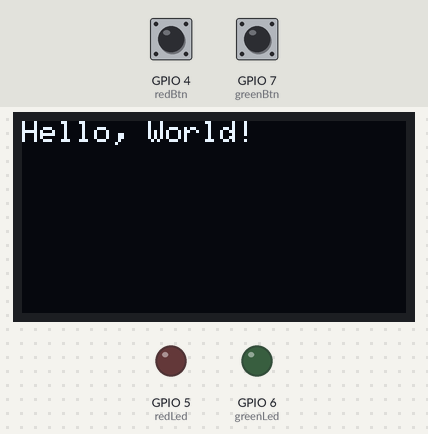
The program below on a simulated ESP32. Shown: 128×64 one-colour display, output pins drawn as LEDs (lit = HIGH). Dashed ring = blinking. The inputs (shaded band) are chosen by the test bench; at power-on: GPIO 4 (redBtn) HIGH, GPIO 7 (greenBtn) HIGH.

Above: at 1.2 s.
1.3 s: GPIO 4 (redBtn) pulled LOW for 1 s
At 2.5 s:
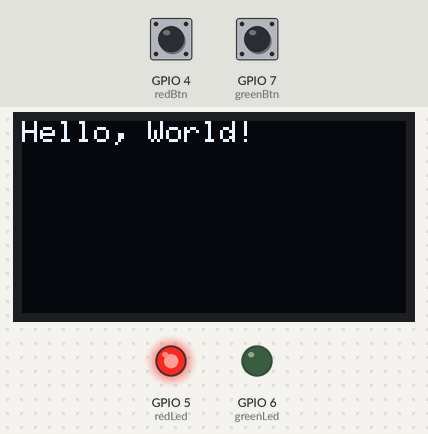
3.8 s: GPIO 7 (greenBtn) pulled LOW for 3.2 s
At 3.9 s:
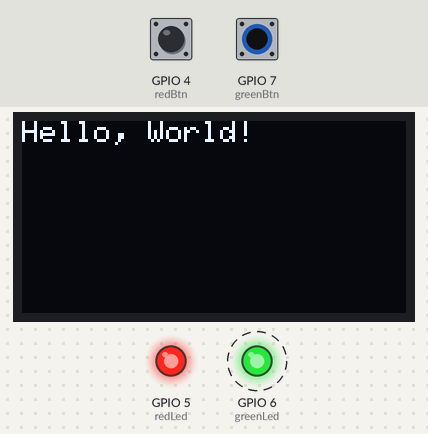
8.5 s: GPIO 7 (greenBtn) pulled LOW for 0.15 s
At 9.7 s:
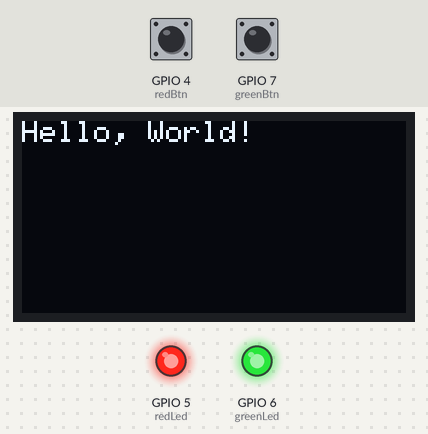
10.1 s: GPIO 4 (redBtn) pulled LOW for 0.15 s
At 11.0 s:
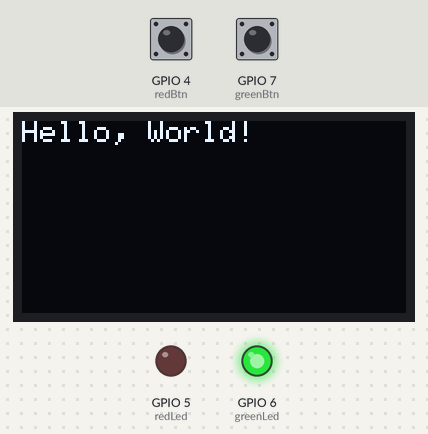
11.7 s: GPIO 4 (redBtn) pulled LOW for 3.2 s
At 11.8 s:
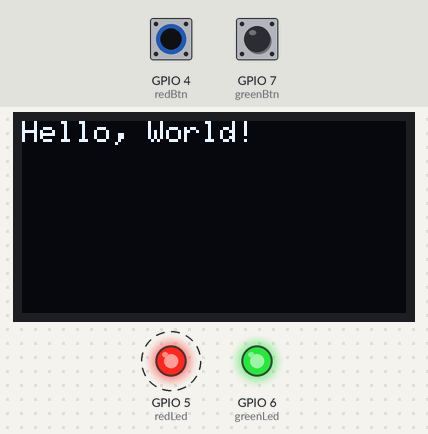
Timing chart, 0 to 16.2 s (numbered marks = the images above; inputs shaded):
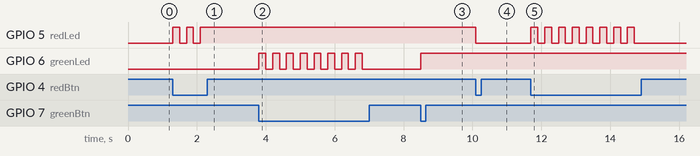

The program:

main.cpp
```cpp
#include <Arduino.h>
#include <Wire.h>
#include <Adafruit_GFX.h>
#include <Adafruit_SSD1306.h>

#define SCREEN_WIDTH 128
#define SCREEN_HEIGHT 64
#define OLED_RESET    -1  // No reset pin

Adafruit_SSD1306 display(SCREEN_WIDTH, SCREEN_HEIGHT, &Wire, OLED_RESET);

const int redLed = 5;
const int greenLed = 6;
const int redBtn = 4;
const int greenBtn = 7;

bool redState = false;
bool greenState = false;

void setup() {
  Serial.begin(115200);
  pinMode(redLed, OUTPUT);
  pinMode(greenLed, OUTPUT);
  pinMode(redBtn, INPUT_PULLUP);
  pinMode(greenBtn, INPUT_PULLUP);
  digitalWrite(redLed, LOW);
  digitalWrite(greenLed, LOW);

  // Initialize OLED
  if (!display.begin(SSD1306_SWITCHCAPVCC, 0x3C)) {
    Serial.println("OLED allocation failed");
    for (;;);
  }
  display.clearDisplay();
  display.setTextSize(1);
  display.setTextColor(SSD1306_WHITE);
  display.setCursor(0, 0);
  display.println("Hello, World!");
  display.display();
}

void loop() {
  // Red button toggles red LED
  if (digitalRead(redBtn) == LOW) {
    redState = !redState;
    digitalWrite(redLed, redState);
    delay(200);
  }
  // Green button toggles green LED
  if (digitalRead(greenBtn) == LOW) {
    greenState = !greenState;
    digitalWrite(greenLed, greenState);
    delay(200);
  }

  // Optional: update OLED with button states
  // (you can remove or comment out – it will keep showing "Hello, World!")
}
```

Measured:
- after the input at 1.3 s, GPIO 5 (redLed): alternates HIGH for 0.20 s and LOW for 0.20 s, 5 changes in all, then stays HIGH, starting at once
- after the input at 3.8 s, GPIO 6 (greenLed): alternates HIGH for 0.20 s and LOW for 0.20 s, 16 changes in all, then stays LOW, starting at once
- after the input at 8.5 s, GPIO 6 (greenLed): LOW → HIGH at once
- after the input at 10.1 s, GPIO 5 (redLed): HIGH → LOW at once
- after the input at 11.7 s, GPIO 5 (redLed): alternates HIGH for 0.20 s and LOW for 0.20 s, 16 changes in all, then stays LOW, starting at once
